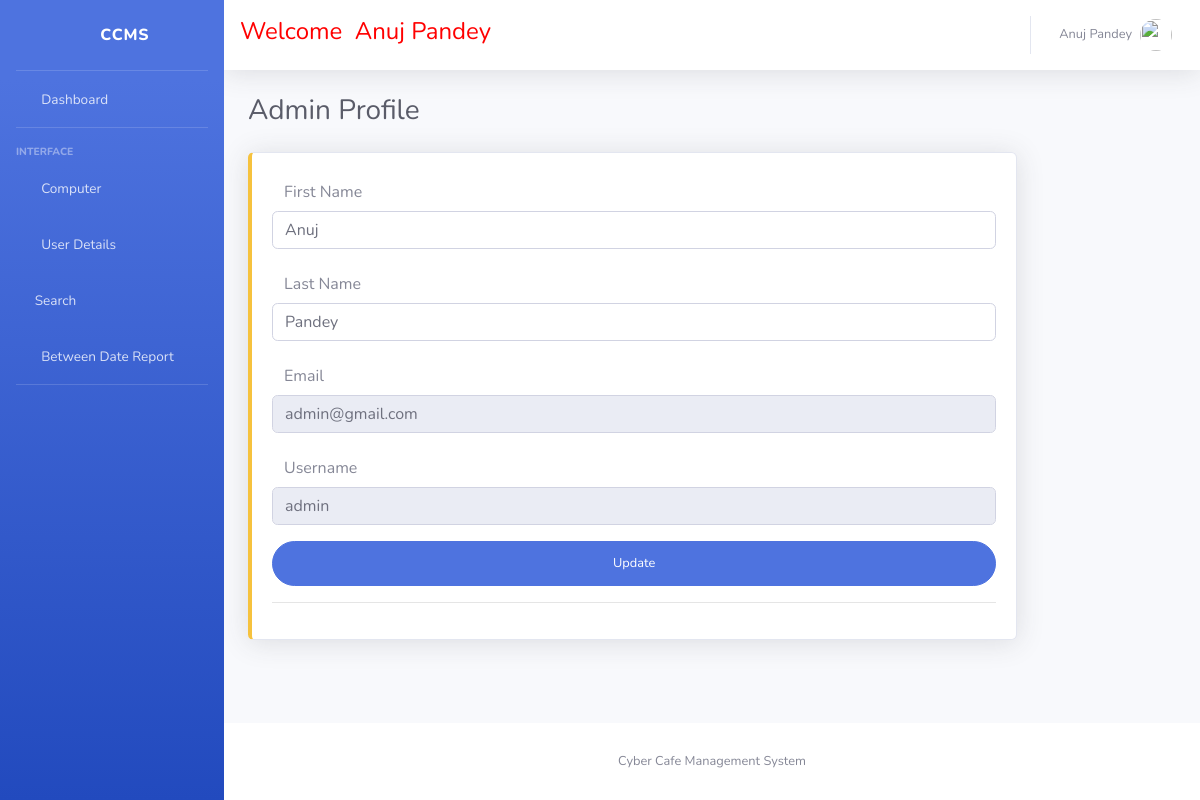
Page /Profile (signed in) on the committed database.
### authentication/models.py (models this page shows)
class CustomUser(AbstractUser):
    profile_pic = models.ImageField(upload_to='media/profile_pic')

### ccms/views.py (the view)
# urls.py: path('Profile', views.PROFILE, name='profile'),
def PROFILE(request):
    user = CustomUser.objects.get(id = request.user.id)
    context = {
        "user":user,
    }
    return render(request,'profile.html',context)

### templates/profile.html (shortened to what this page needs)
{% extends 'base.html' %}
{% block content %}
<div class="d-sm-flex align-items-center justify-content-between mb-4">
    <h1 class="h3 mb-0 text-gray-800">Admin Profile</h1>
</div>
<div class="row">
    <div class="col-xl-10 col-md-12 mb-12">
        <div class="card border-left-warning shadow h-100 py-10">
            <div class="card-body">
                <div>
                    <form class="user" method="POST" action="{% url 'profile_update' %}">
                        <div class="form-group">
                            <label class="col-sm-2 col-form-label">First Name</label>
                            <input type="text" class="form-control" name="first_name" value="{{user.first_name}}">
                        </div>
                        <div class="form-group">
                            <label class="col-sm-2 col-form-label">Last Name</label>
                            <input type="text" class="form-control" name="last_name" value="{{user.last_name}}">
                        </div>
                        <div class="form-group">
                            <label class="col-sm-2 col-form-label">Email</label>
                            <input type="email" class="form-control" readonly="True" name="email" value="{{user.email}}">
                        </div>
                        <div class="form-group">
                            <label class="col-sm-2 col-form-label">Username</label>
                            <input type="text" class="form-control" readonly="True" name="username" value="{{user.username}}">
                        </div>
                        <button type="submit" class="btn btn-primary btn-user btn-block">Update</button>
                        <hr>
                    </form>
                </div>
            </div>
        </div>
    </div>
</div>
{% endblock %}

### templates/includes/header.html (shortened to what this page needs)
{% load static %}
<nav class="navbar navbar-expand navbar-light bg-white topbar mb-4 static-top shadow">
   <h4 style="color: red;">Welcome &nbsp;{{user.first_name}}&nbsp;{{user.last_name}}</h4>
    <ul class="navbar-nav ml-auto">
        <li class="nav-item dropdown no-arrow">
            <a class="nav-link dropdown-toggle" href="#" id="userDropdown" role="button"
                data-toggle="dropdown" aria-haspopup="true" aria-expanded="false">
                <span class="mr-2 d-none d-lg-inline text-gray-600 small">{{user.first_name}}&nbsp;{{user.last_name}}</span>
                <img class="img-profile rounded-circle"
                    src="{% static 'img/undraw_profile.svg' %}">
            </a>
        </li>
    </ul>
</nav>

### rows in the picture
CustomUser: first_name "Anuj", last_name "Pandey", email "admin@gmail.com", username "admin"
